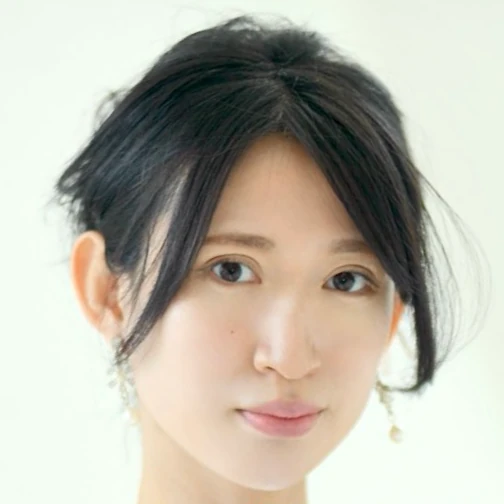
#> input picture material.ache/image.e/20220524_081243.504.webp, 504 x 504 px
$ python crop.image.mongo.tv.87.py ../material.ache/image.e/20220524_081243.504.webp
#> lines starting #> are read from the running program, lines starting #| are printed output that depends on the picture
#!/usr/bin/env python3

import os
import sys
from PIL import Image

def crop_center(img, desired_ratio):
    width, height = img.size
    actual_ratio = width / height
    if actual_ratio > desired_ratio:
        # 基于宽度裁剪
        new_width = int(height * desired_ratio)
        offset = (width - new_width) // 2
        crop_dimensions = (offset, 0, offset + new_width, height)
    else:
        # 基于高度裁剪
        new_height = int(width / desired_ratio)
        offset = (height - new_height) // 2
        crop_dimensions = (0, offset, width, offset + new_height)
    return img.crop(crop_dimensions)

def get_output_path(input_path, output_filename):
    # 获取输入文件所在的目录
    directory = os.path.dirname(input_path)
    # 构建输出文件的完整路径
    return os.path.join(directory, output_filename)

def main():
    # 预设的文件名
    default_filename = 'ger.a.png'

    # 检查是否有命令行参数
    if len(sys.argv) > 1:
        filename = sys.argv[1]
    else:
        filename = default_filename

    try:
        img = Image.open(filename)
#> img is the input picture: PIL image 504x504 RGB; mean R, G, B 188.9, 185.2, 172.3

        # 裁剪图片
        img_16_9 = crop_center(img, 16/9)
#> in crop_center, `return img.crop(crop_dimensions)`:
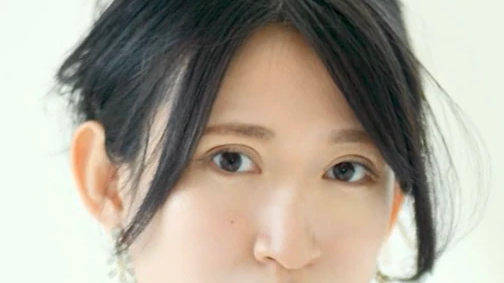
#> returned value: PIL image 504x283 RGB; mean R, G, B 173.2, 165.9, 152.1
        img_5_7 = crop_center(img, 5/7)
#> call 2 of crop_center, with desired_ratio = 0.714
#> in crop_center (call 2), `return img.crop(crop_dimensions)`:
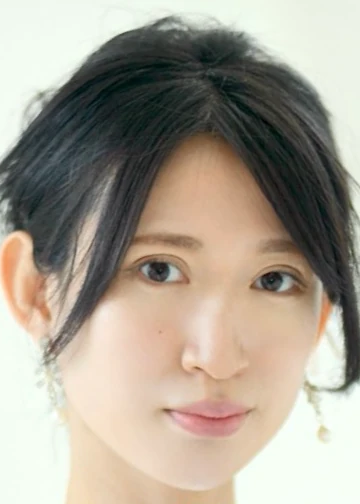
#> returned value: PIL image 360x504 RGB; mean R, G, B 169.1, 160.7, 147

        # 保存裁剪后的图片
        output_path_16_9 = get_output_path(filename, 'cropped_16_9.jpg')
        output_path_5_7 = get_output_path(filename, 'cropped_5_7.jpg')

        img_16_9.save(output_path_16_9)
        img_5_7.save(output_path_5_7)

        print(f"Cropped images saved to:\n{output_path_16_9}\n{output_path_5_7}")
    except FileNotFoundError:
        print(f"Error: The file {filename} does not exist.")
    except IOError:
        print(f"Error: Could not open the file {filename}.")
    except Exception as e:
        print(f"An unexpected error occurred: {e}")

if __name__ == "__main__":
    main()

$ run again, on material.ache/image.e/20220529_074323.510.webp
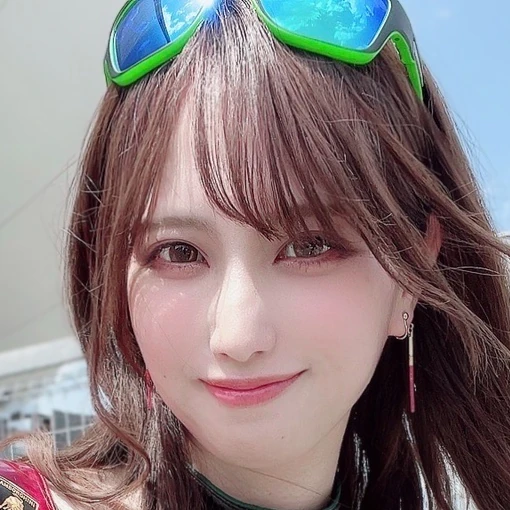
#> input picture material.ache/image.e/20220529_074323.510.webp, 510 x 510 px
#> in main, img is the input picture: PIL image 510x510 RGB; mean R, G, B 136.1, 122.5, 124.1
#> in crop_center, `return img.crop(crop_dimensions)`:
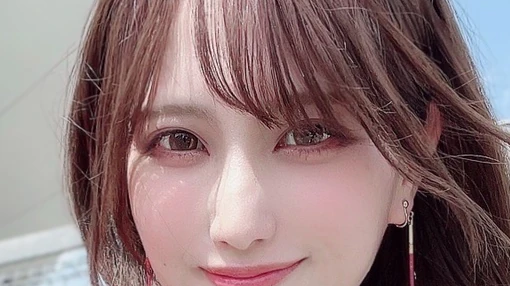
#> returned value: PIL image 510x286 RGB; mean R, G, B 141.3, 116.5, 117.4
#> in crop_center (call 2), `return img.crop(crop_dimensions)`:
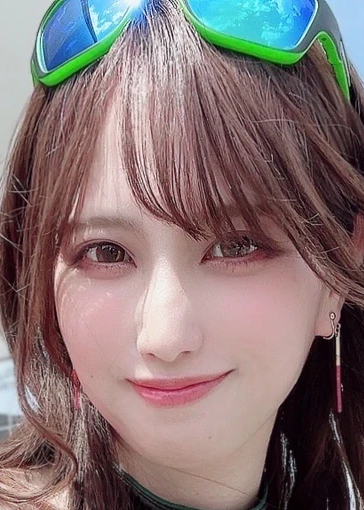
#> returned value: PIL image 364x510 RGB; mean R, G, B 132.8, 114.6, 114.5

$ run again, on material.ache/image.e/20220615_081753.630.webp
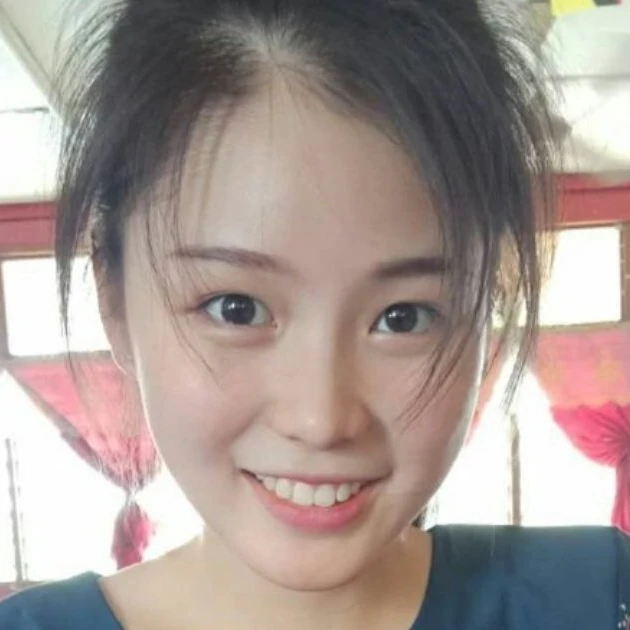
#> input picture material.ache/image.e/20220615_081753.630.webp, 630 x 630 px
#> in main, img is the input picture: PIL image 630x630 RGB; mean R, G, B 166.3, 152.8, 147.6
#> in crop_center, `return img.crop(crop_dimensions)`:
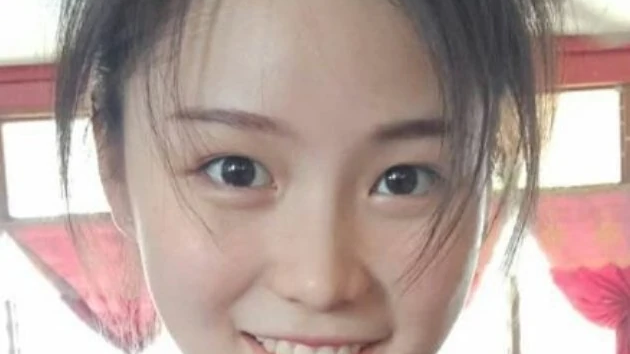
#> returned value: PIL image 630x354 RGB; mean R, G, B 182.5, 161, 154.8
#> in crop_center (call 2), `return img.crop(crop_dimensions)`:
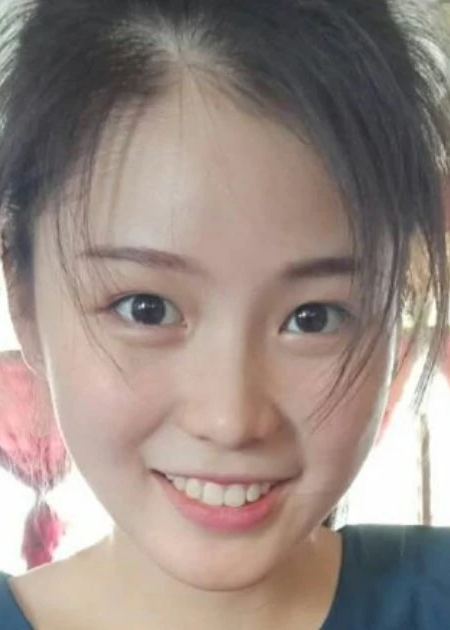
#> returned value: PIL image 450x630 RGB; mean R, G, B 151.8, 137.4, 130.8

$ run again, on material.ache/image.e/20220617_230303.710.webp
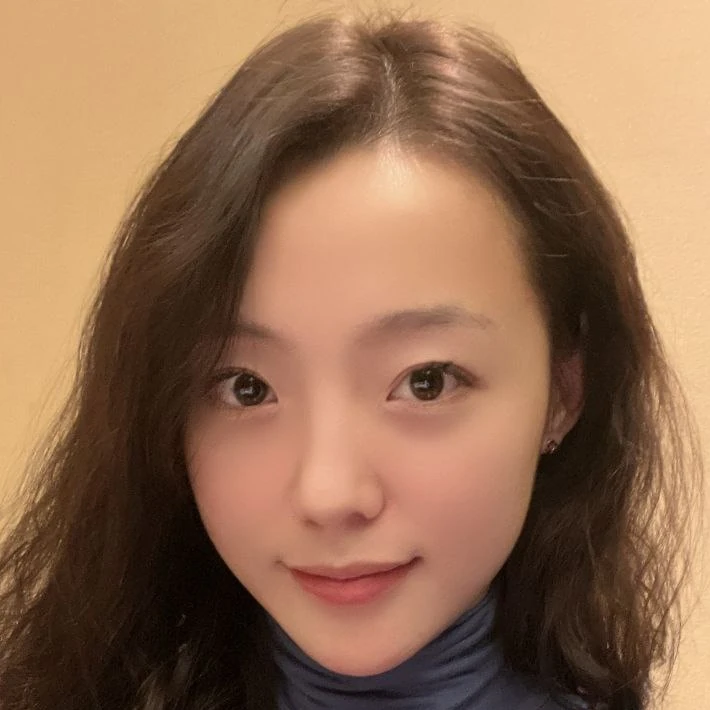
#> input picture material.ache/image.e/20220617_230303.710.webp, 710 x 710 px
#> in main, img is the input picture: PIL image 710x710 RGB; mean R, G, B 145.7, 108.4, 81.4
#> in crop_center, `return img.crop(crop_dimensions)`:
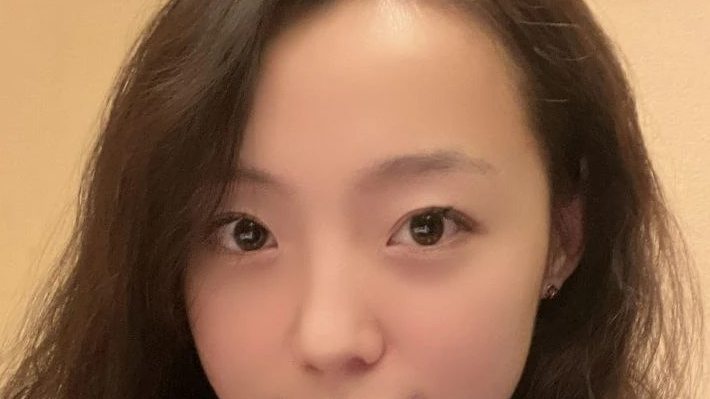
#> returned value: PIL image 710x399 RGB; mean R, G, B 152.5, 111.6, 83.7
#> in crop_center (call 2), `return img.crop(crop_dimensions)`:
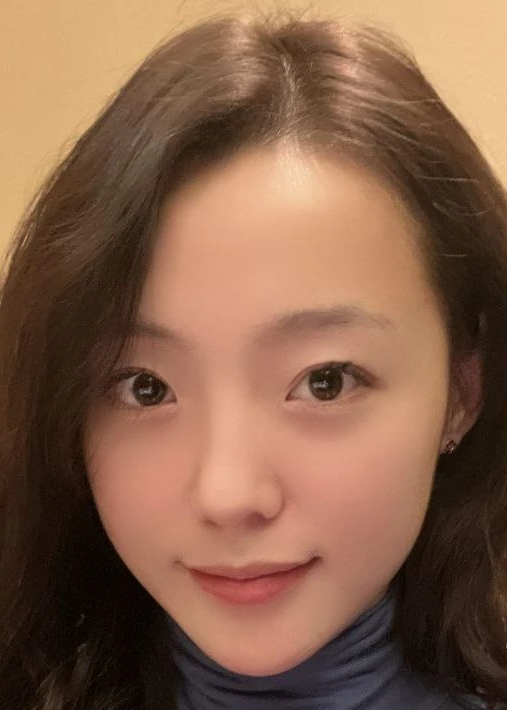
#> returned value: PIL image 507x710 RGB; mean R, G, B 133.3, 96.2, 73.8
